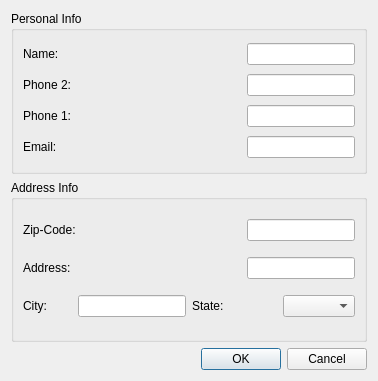
<?xml version="1.0" encoding="UTF-8"?>
<ui version="4.0">
 <class>NewCustomerDialog</class>
 <widget class="QDialog" name="NewCustomerDialog">
  <property name="geometry">
   <rect>
    <x>0</x>
    <y>0</y>
    <width>378</width>
    <height>381</height>
   </rect>
  </property>
  <property name="windowTitle">
   <string>Create New Customer</string>
  </property>
  <layout class="QVBoxLayout" name="verticalLayout_3">
   <item>
    <widget class="QGroupBox" name="groupBox">
     <property name="title">
      <string>Personal Info</string>
     </property>
     <layout class="QVBoxLayout" name="verticalLayout">
      <item>
       <layout class="QHBoxLayout" name="horizontalLayout">
        <item alignment="Qt::AlignLeft">
         <widget class="QLabel" name="label">
          <property name="text">
           <string>Name:</string>
          </property>
          <property name="buddy">
           <cstring>name_lineEdit</cstring>
          </property>
         </widget>
        </item>
        <item alignment="Qt::AlignRight">
         <widget class="QLineEdit" name="name_lineEdit"/>
        </item>
       </layout>
      </item>
      <item>
       <layout class="QHBoxLayout" name="horizontalLayout_3">
        <item alignment="Qt::AlignLeft">
         <widget class="QLabel" name="label_3">
          <property name="text">
           <string>Phone 2: </string>
          </property>
          <property name="buddy">
           <cstring>phone2_lineEdit_3</cstring>
          </property>
         </widget>
        </item>
        <item alignment="Qt::AlignRight">
         <widget class="QLineEdit" name="phone2_lineEdit_3"/>
        </item>
       </layout>
      </item>
      <item>
       <layout class="QHBoxLayout" name="horizontalLayout_2">
        <item alignment="Qt::AlignLeft">
         <widget class="QLabel" name="label_2">
          <property name="text">
           <string>Phone 1: </string>
          </property>
          <property name="buddy">
           <cstring>phone1_lineEdit_2</cstring>
          </property>
         </widget>
        </item>
        <item alignment="Qt::AlignRight">
         <widget class="QLineEdit" name="phone1_lineEdit_2"/>
        </item>
       </layout>
      </item>
      <item>
       <layout class="QHBoxLayout" name="horizontalLayout_4">
        <item alignment="Qt::AlignLeft">
         <widget class="QLabel" name="label_4">
          <property name="text">
           <string>Email:</string>
          </property>
          <property name="buddy">
           <cstring>email_lineEdit_4</cstring>
          </property>
         </widget>
        </item>
        <item alignment="Qt::AlignRight">
         <widget class="QLineEdit" name="email_lineEdit_4"/>
        </item>
       </layout>
      </item>
     </layout>
    </widget>
   </item>
   <item>
    <widget class="QGroupBox" name="groupBox_2">
     <property name="title">
      <string>Address Info</string>
     </property>
     <layout class="QVBoxLayout" name="verticalLayout_2">
      <item>
       <layout class="QHBoxLayout" name="horizontalLayout_6">
        <item>
         <widget class="QLabel" name="label_6">
          <property name="text">
           <string>Zip-Code:</string>
          </property>
          <property name="buddy">
           <cstring>zip_code_lineEdit_6</cstring>
          </property>
         </widget>
        </item>
        <item alignment="Qt::AlignRight">
         <widget class="QLineEdit" name="zip_code_lineEdit_6"/>
        </item>
       </layout>
      </item>
      <item>
       <layout class="QHBoxLayout" name="horizontalLayout_5">
        <item>
         <widget class="QLabel" name="label_5">
          <property name="text">
           <string>Address:</string>
          </property>
          <property name="buddy">
           <cstring>address_lineEdit_5</cstring>
          </property>
         </widget>
        </item>
        <item alignment="Qt::AlignRight">
         <widget class="QLineEdit" name="address_lineEdit_5"/>
        </item>
       </layout>
      </item>
      <item>
       <layout class="QHBoxLayout" name="horizontalLayout_9">
        <item>
         <layout class="QHBoxLayout" name="horizontalLayout_8">
          <item alignment="Qt::AlignLeft">
           <widget class="QLabel" name="label_8">
            <property name="text">
             <string>City:</string>
            </property>
            <property name="buddy">
             <cstring>city_lineEdit_7</cstring>
            </property>
           </widget>
          </item>
          <item alignment="Qt::AlignRight">
           <widget class="QLineEdit" name="city_lineEdit_7">
            <property name="text">
             <string/>
            </property>
           </widget>
          </item>
         </layout>
        </item>
        <item>
         <layout class="QHBoxLayout" name="horizontalLayout_7">
          <item alignment="Qt::AlignLeft">
           <widget class="QLabel" name="label_7">
            <property name="text">
             <string>State:</string>
            </property>
            <property name="buddy">
             <cstring>state_comboBox</cstring>
            </property>
           </widget>
          </item>
          <item alignment="Qt::AlignRight">
           <widget class="QComboBox" name="state_comboBox"/>
          </item>
         </layout>
        </item>
       </layout>
      </item>
     </layout>
    </widget>
   </item>
   <item>
    <widget class="QDialogButtonBox" name="buttonBox">
     <property name="orientation">
      <enum>Qt::Horizontal</enum>
     </property>
     <property name="standardButtons">
      <set>QDialogButtonBox::Cancel|QDialogButtonBox::Ok</set>
     </property>
    </widget>
   </item>
  </layout>
 </widget>
 <resources/>
 <connections>
  <connection>
   <sender>buttonBox</sender>
   <signal>accepted()</signal>
   <receiver>NewCustomerDialog</receiver>
   <slot>accept()</slot>
   <hints>
    <hint type="sourcelabel">
     <x>248</x>
     <y>254</y>
    </hint>
    <hint type="destinationlabel">
     <x>157</x>
     <y>274</y>
    </hint>
   </hints>
  </connection>
  <connection>
   <sender>buttonBox</sender>
   <signal>rejected()</signal>
   <receiver>NewCustomerDialog</receiver>
   <slot>reject()</slot>
   <hints>
    <hint type="sourcelabel">
     <x>316</x>
     <y>260</y>
    </hint>
    <hint type="destinationlabel">
     <x>286</x>
     <y>274</y>
    </hint>
   </hints>
  </connection>
 </connections>
</ui>
